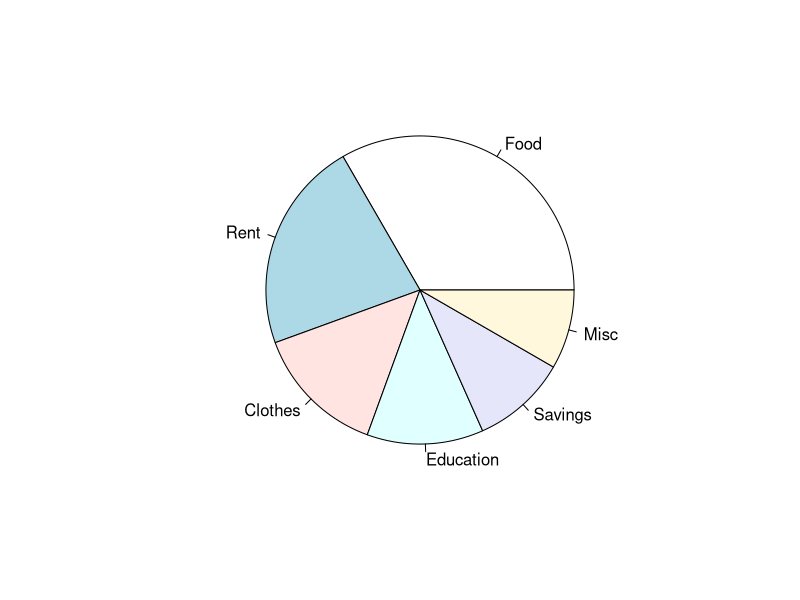

Recreate this plot in R.
##SLIP - 27
##Q.1
values <- c(300,200,125,110,90,75)
labels <- c("Food","Rent","Clothes","Education","Savings","Misc")

pie(values, labels=labels)

##Q.2
A <- c(101,27,0,36,82,45,7,13,65,14)
B <- c(97,12,40,96,13,8,85,8,56,15)

sd(A)
sd(B)
